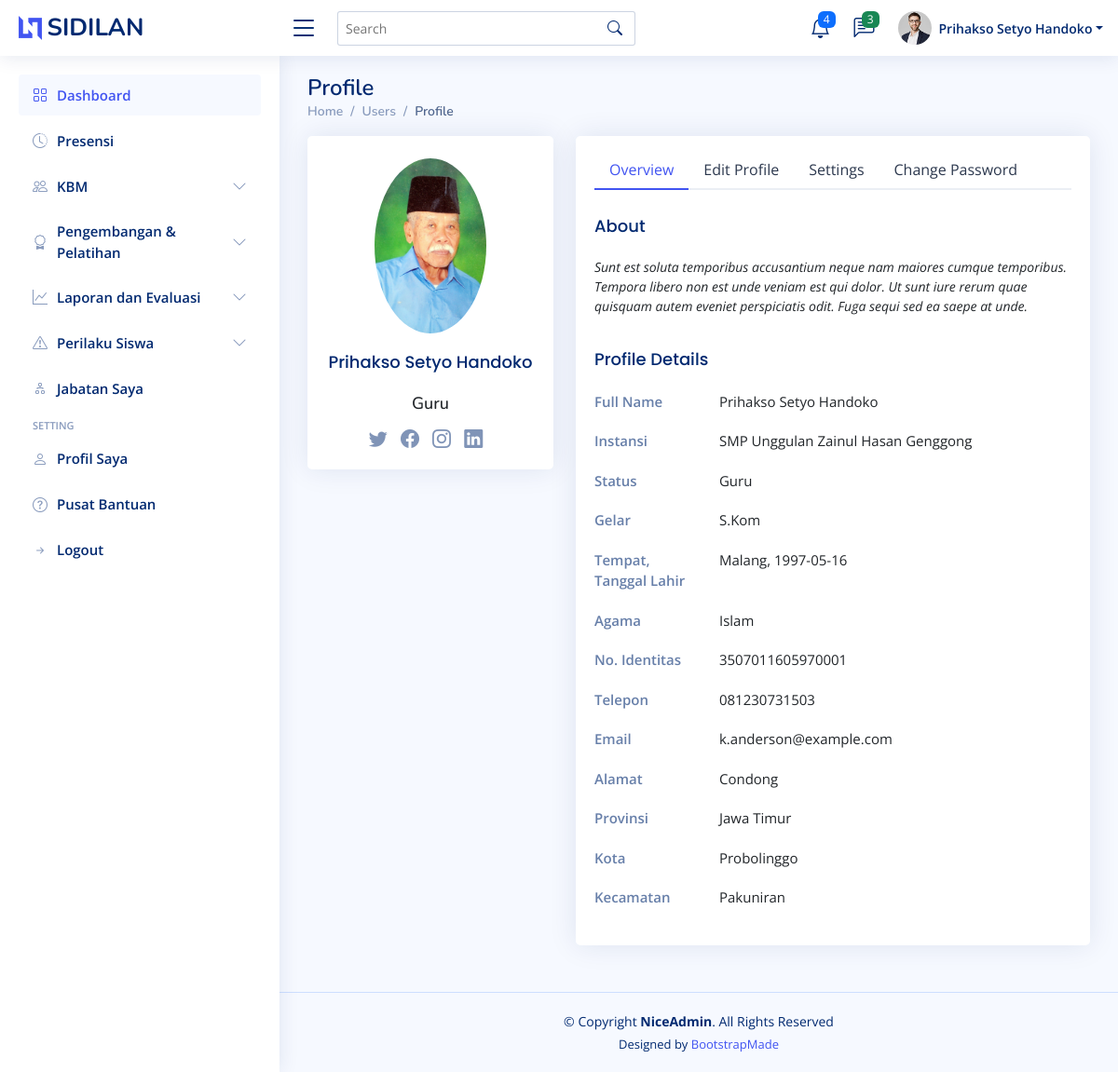
Screenshot of /sidilan.smpunggulanzaha/tenaga-pendidik/profil.php (signed in) with the database file from the repository.
### tables this page shows
CREATE TABLE `tenaga_pendidik` (
  `id_tp` int(11) NOT NULL,
  `id_sekolah` int(11) DEFAULT NULL,
  `nama` varchar(255) NOT NULL,
  `foto` varchar(255) NOT NULL,
  `email` varchar(100) DEFAULT NULL,
  `role` varchar(25) DEFAULT NULL,
  `gelar` varchar(50) DEFAULT NULL,
  `telepon` varchar(20) DEFAULT NULL,
  `jenis_identitas` varchar(50) DEFAULT NULL,
  `no_identitas` varchar(100) DEFAULT NULL,
  `jk` enum('L','P') DEFAULT NULL,
  `agama` varchar(50) DEFAULT NULL,
  `tempat_lahir` varchar(100) DEFAULT NULL,
  `tgl_lahir` date NOT NULL,
  `alamat` text DEFAULT NULL,
  `pass` varchar(255) NOT NULL,
  `provinsi` varchar(100) NOT NULL,
  `kota` varchar(100) NOT NULL,
  `kecamatan` varchar(100) NOT NULL,
  `kode` int(11) NOT NULL
);

CREATE TABLE `sekolah` (
  `id_sekolah` int(11) NOT NULL,
  `nama_sekolah` varchar(255) NOT NULL,
  `npsn` varchar(50) NOT NULL,
  `alamat` text NOT NULL
);

### sidilan.smpunggulanzaha/tenaga-pendidik/profil.php (the view, shortened to what this page needs)
<?php include '../components/header.php'; ?>
<?php include '../components/guru_navbar.php' ?>
<?php $id_tp = $_SESSION['id_tp']; ?>
<?php
$query_tp = "SELECT * FROM tenaga_pendidik
JOIN sekolah ON tenaga_pendidik.id_sekolah = sekolah.id_sekolah
JOIN riwayat_pendidikan ON tenaga_pendidik.id_tp = riwayat_pendidikan.id_tp
WHERE tenaga_pendidik.id_tp = $id_tp";
$result_tp = $conn->query($query_tp);
?>
<main id="main" class="main">
    <div class="pagetitle">
        <h1>Profile</h1>
        <nav>
            <ol class="breadcrumb">
                <li class="breadcrumb-item"><a href="index.html">Home</a></li>
                <li class="breadcrumb-item">Users</li>
                <li class="breadcrumb-item active">Profile</li>
            </ol>
        </nav>
    </div>
    <?php if ($result_tp->num_rows > 0) {
        while ($row = $result_tp->fetch_assoc()) { ?>
            <section class="section profile">
                <div class="row">
                    <div class="col-xl-4">
                        <div class="card">
                            <div class="card-body profile-card pt-4 d-flex flex-column align-items-center">
                                <img src="../public/profil/<?php echo htmlspecialchars($row['foto']) ?>" alt="Profile" class="rounded-circle">
                                <h5 class="card-title"><?php echo htmlspecialchars($row['nama']) ?></h5>
                                <h3><?php echo htmlspecialchars($row['role']) ?></h3>
                                <div class="social-links mt-2">
                                    <a href="#" class="twitter"><i class="bi bi-twitter"></i></a>
                                    <a href="#" class="facebook"><i class="bi bi-facebook"></i></a>
                                    <a href="#" class="instagram"><i class="bi bi-instagram"></i></a>
                                    <a href="#" class="linkedin"><i class="bi bi-linkedin"></i></a>
                                </div>
                            </div>
                        </div>
                    </div>
                    <div class="col-xl-8">
                        <div class="card">
                            <div class="card-body pt-3">
                                <ul class="nav nav-tabs nav-tabs-bordered">
                                    <li class="nav-item">
                                        <button class="nav-link active" data-bs-toggle="tab" data-bs-target="#profile-overview">Overview</button>
                                    </li>
                                    <li class="nav-item">
                                        <button class="nav-link" data-bs-toggle="tab" data-bs-target="#profile-edit">Edit Profile</button>
                                    </li>
                                    <li class="nav-item">
                                        <button class="nav-link" data-bs-toggle="tab" data-bs-target="#profile-settings">Settings</button>
                                    </li>
                                    <li class="nav-item">
                                        <button class="nav-link" data-bs-toggle="tab" data-bs-target="#profile-change-password">Change Password</button>
                                    </li>
                                </ul>
                                <div class="tab-content pt-2">
                                    <div class="tab-pane fade show active profile-overview" id="profile-overview">
                                        <h5 class="card-title">About</h5>
                                        <p class="small fst-italic">Sunt est soluta temporibus accusantium neque nam maiores cumque temporibus. Tempora libero non est unde veniam est qui dolor. Ut sunt iure rerum quae quisquam autem eveniet perspiciatis odit. Fuga sequi sed ea saepe at unde.</p>
                                        <h5 class="card-title">Profile Details</h5>
                                        <div class="row">
                                            <div class="col-lg-3 col-md-4 label ">Full Name</div>
                                            <div class="col-lg-9 col-md-8"><?php echo htmlspecialchars($row['nama']) ?></div>
                                        </div>
                                        <div class="row">
                                            <div class="col-lg-3 col-md-4 label">Instansi</div>
                                            <div class="col-lg-9 col-md-8"><?php echo htmlspecialchars($row['nama_sekolah']) ?></div>
                                        </div>
                                        <div class="row">
                                            <div class="col-lg-3 col-md-4 label">Status</div>
                                            <div class="col-lg-9 col-md-8"><?php echo htmlspecialchars($row['role']) ?></div>
                                        </div>
                                        <div class="row">
                                            <div class="col-lg-3 col-md-4 label">Gelar</div>
                                            <div class="col-lg-9 col-md-8"><?php echo htmlspecialchars($row['gelar']) ?></div>
                                        </div>
                                        <div class="row">
                                            <div class="col-lg-3 col-md-4 label">Tempat, Tanggal Lahir</div>
                                            <div class="col-lg-9 col-md-8"><?php echo htmlspecialchars($row['tempat_lahir']) . ', ' . htmlspecialchars($row['tgl_lahir']) ?></div>
                                        </div>
                                        <div class="row">
                                            <div class="col-lg-3 col-md-4 label">Agama</div>
                                            <div class="col-lg-9 col-md-8"><?php echo htmlspecialchars($row['agama']) ?></div>
                                        </div>
                                        <div class="row">
                                            <div class="col-lg-3 col-md-4 label">No. Identitas</div>
                                            <div class="col-lg-9 col-md-8"><?php echo htmlspecialchars($row['no_identitas']) ?></div>
                                        </div>
                                        <div class="row">
                                            <div class="col-lg-3 col-md-4 label">Telepon</div>
                                            <div class="col-lg-9 col-md-8"><?php echo htmlspecialchars($row['telepon']) ?></div>
                                        </div>
                                        <div class="row">
                                            <div class="col-lg-3 col-md-4 label">Email</div>
                                            <div class="col-lg-9 col-md-8">k.anderson@example.com</div>
                                        </div>
                                        <div class="row">
                                            <div class="col-lg-3 col-md-4 label">Alamat</div>
                                            <div class="col-lg-9 col-md-8"><?php echo htmlspecialchars($row['alamat']) ?></div>
                                        </div>
                                        <div class="row">
                                            <div class="col-lg-3 col-md-4 label">Provinsi</div>
                                            <div class="col-lg-9 col-md-8"><?php echo htmlspecialchars($row['provinsi']) ?></div>
                                        </div>
                                        <div class="row">
                                            <div class="col-lg-3 col-md-4 label">Kota</div>
                                            <div class="col-lg-9 col-md-8"><?php echo htmlspecialchars($row['kota']) ?></div>
                                        </div>
                                        <div class="row">
                                            <div class="col-lg-3 col-md-4 label">Kecamatan</div>
                                            <div class="col-lg-9 col-md-8"><?php echo htmlspecialchars($row['kecamatan']) ?></div>
                                        </div>
                                    </div>
                                </div>
                            </div>
                        </div>
                    </div>
                </div>
            </section>
    <?php }
    } ?>
</main>
<?php include '../components/footer.php' ?>

### sidilan.smpunggulanzaha/components/header.php (shortened to what this page needs)
<?php
$nama = $_SESSION['nama'];
?>
<!DOCTYPE html>
<html lang="en">
<head>
  <link href="../assets/vendor/bootstrap/css/bootstrap.min.css" rel="stylesheet">
  <link href="../assets/vendor/bootstrap-icons/bootstrap-icons.css" rel="stylesheet">
  <link href="../assets/vendor/boxicons/css/boxicons.min.css" rel="stylesheet">
  <link href="../assets/vendor/quill/quill.snow.css" rel="stylesheet">
  <link href="../assets/vendor/quill/quill.bubble.css" rel="stylesheet">
  <link href="../assets/vendor/remixicon/remixicon.css" rel="stylesheet">
  <link href="../assets/vendor/simple-datatables/style.css" rel="stylesheet">
  <link href="../assets/css/style.css" rel="stylesheet">
</head>
<body>
    <header id="header" class="header fixed-top d-flex align-items-center">
      <div class="d-flex align-items-center justify-content-between">
        <a href="https://sidilan.smpunggulanzaha.sch.id/" class="logo d-flex align-items-center">
          <img src="../assets/img/logo.png" alt="">
          <span class="d-none d-lg-block">SIDILAN</span>
        </a>
        <i class="bi bi-list toggle-sidebar-btn"></i>
      </div>
      <div class="search-bar">
        <form class="search-form d-flex align-items-center" method="POST" action="#">
          <input type="text" name="query" placeholder="Search" title="Enter search keyword">
          <button type="submit" title="Search"><i class="bi bi-search"></i></button>
        </form>
      </div>
      <nav class="header-nav ms-auto">
        <ul class="d-flex align-items-center">
          <li class="nav-item dropdown">
            <a class="nav-link nav-icon" href="#" data-bs-toggle="dropdown">
              <i class="bi bi-bell"></i>
              <span class="badge bg-primary badge-number">4</span>
            </a>
          </li>
          <li class="nav-item dropdown">
            <a class="nav-link nav-icon" href="#" data-bs-toggle="dropdown">
              <i class="bi bi-chat-left-text"></i>
              <span class="badge bg-success badge-number">3</span>
            </a>
          </li>
          <li class="nav-item dropdown pe-3">
            <a class="nav-link nav-profile d-flex align-items-center pe-0" href="#" data-bs-toggle="dropdown">
              <img src="../assets/img/profile-img.jpg" alt="Profile" class="rounded-circle">
              <span class="d-none d-md-block dropdown-toggle ps-2"><?= $nama ?></span>
            </a>
          </li>
        </ul>
      </nav>
    </header>

### sidilan.smpunggulanzaha/components/guru_navbar.php (shortened to what this page needs)
<aside id="sidebar" class="sidebar">
  <ul class="sidebar-nav" id="sidebar-nav">
    <li class="nav-item">
      <a class="nav-link " href="https://sidilan.smpunggulanzaha.sch.id/tenaga-pendidik/dashboard">
        <i class="bi bi-grid"></i>
        <span>Dashboard</span>
      </a>
    </li>
    <li class="nav-item">
      <a class="nav-link collapsed" href="../tenaga-pendidik/absen">
        <i class="bi bi-clock-history"></i>
        <span>Presensi</span>
      </a>
    </li>
    <li class="nav-item">
      <a class="nav-link collapsed" data-bs-target="#siswa-nav" data-bs-toggle="collapse" href="#">
        <i class="bi bi-people"></i><span>KBM</span><i class="bi bi-chevron-down ms-auto"></i>
      </a>
    </li>
    <li class="nav-item">
      <a class="nav-link collapsed" data-bs-target="#tables-nav" data-bs-toggle="collapse" href="#">
        <i class="bi bi-award"></i><span>Pengembangan & Pelatihan</span><i class="bi bi-chevron-down ms-auto"></i>
      </a>
    </li>
    <li class="nav-item">
      <a class="nav-link collapsed" data-bs-target="#charts-nav" data-bs-toggle="collapse" href="#">
        <i class="bi bi-graph-up"></i><span>Laporan dan Evaluasi</span><i class="bi bi-chevron-down ms-auto"></i>
      </a>
    </li>
    <li class="nav-item">
      <a class="nav-link collapsed" data-bs-target="#charts-nav" data-bs-toggle="collapse" href="#">
        <i class="bi bi-exclamation-triangle"></i><span>Perilaku Siswa</span><i class="bi bi-chevron-down ms-auto"></i>
      </a>
    </li>
    <li class="nav-item">
      <a class="nav-link collapsed" href="../tenaga-pendidik/coming-soon">
        <i class="bi bi-diagram-2"></i>
        <span>Jabatan Saya</span>
      </a>
    </li>
    <li class="nav-heading">Setting</li>
    <li class="nav-item">
      <a class="nav-link collapsed" href="../tenaga-pendidik/profil">
        <i class="bi bi-person"></i>
        <span>Profil Saya</span>
      </a>
    </li>
    <li class="nav-item">
      <a class="nav-link collapsed" href="../tenaga-pendidik/coming-soon">
        <i class="bi bi-question-circle"></i>
        <span>Pusat Bantuan</span>
      </a>
    </li>
      <li class="nav-item">
      <a class="nav-link collapsed" href="../proses/login?act=logout">
        <i class="bi bi-arrow-right-short"></i>
        <span>Logout</span>
      </a>
    </li>
  </ul>
</aside>

### sidilan.smpunggulanzaha/components/footer.php (shortened to what this page needs)
<footer id="footer" class="footer">
    <div class="copyright">
      &copy; Copyright <strong><span>NiceAdmin</span></strong>. All Rights Reserved
    </div>
    <div class="credits">
      Designed by <a href="https://bootstrapmade.com/">BootstrapMade</a>
    </div>
  </footer>
</body>
</html>

### rows the page displays
tenaga_pendidik: foto (picture), nama "Prihakso Setyo Handoko", role "Guru", id_sekolah.nama_sekolah "SMP Unggulan Zainul Hasan Genggong", gelar "S.Kom", tempat_lahir "Malang", tgl_lahir "1997-05-16", agama "Islam", no_identitas "3507011605970001", telepon "081230731503", id_sekolah.alamat "Condong", provinsi "Jawa Timur", kota "Probolinggo", kecamatan "Pakuniran"

### other values shown
$nama "Prihakso Setyo Handoko"
